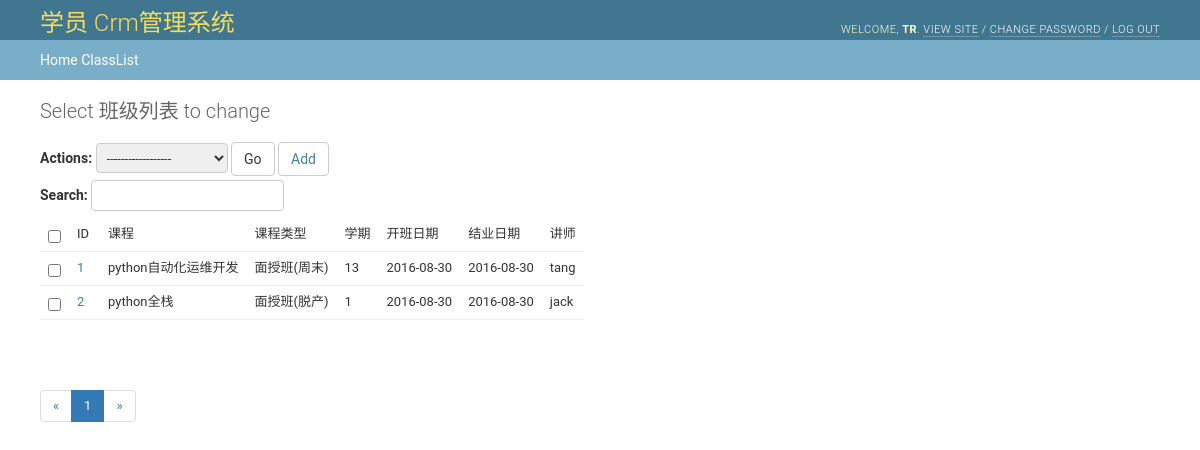
Screenshot of /crm/ClassList/ (signed in) with the database file from the repository.
### crm/models.py (models this page shows, shortened)
class ClassList(models.Model):
    course = models.ForeignKey('Course', verbose_name='课程')
    course_type = models.CharField(u"课程类型", choices=class_type_choices, max_length=32)
    semester = models.IntegerField(u"学期")
    start_date = models.DateField(u"开班日期")
    graduate_date = models.DateField(u"结业日期", blank=True, null=True)
    teachers = models.ManyToManyField(UserProfile, verbose_name=u"讲师")
    class Meta:
        verbose_name = u'班级列表'
        verbose_name_plural = u"班级列表"
        unique_together = ("course", "course_type", "semester")

class Course(models.Model):
    name = models.CharField(u"课程名称", max_length=128, unique=True)
    price = models.IntegerField(u"面授价格")
    online_price = models.IntegerField(u"网络班价格")
    brief = models.TextField(u"课程简介")
    def __str__(self):
        return self.name
    class Meta:
        verbose_name = '课程'
        verbose_name_plural = '课程'

class UserProfile(models.Model):
    user = models.OneToOneField(User)
    name = models.CharField(u"姓名", max_length=32)
    role = models.ForeignKey(Group, verbose_name=u'身份')
    def __str__(self):
        return self.name
    class Meta:
        verbose_name = '用户'
        verbose_name_plural = '用户'
        permissions = (('view_customer_list', u"可以查看客户列表"),
                       ('view_customer_info', u"可以查看客户详情"),
                       ('edit_customer_info', u"可以修改客户信息"),
                       ('view_new_customer', u"可以查看新客户信息"),
                       ('add_new_customer', u"可以添加新客户信息"),
                       ('del_customer_info', u'可以删除用户信息'),
                       )

### crm/permissions.py (the view)
    def wrapper(*args, **kwargs):
        print('---start check perm---')
        if perm_check(*args, **kwargs) is not True:
            return render(args[0], 'crm/403.html')
        return func(*args, **kwargs)

### crm/permissions.py (called while the page is built)
def check_permission(func):
    def wrapper(*args, **kwargs):
        print('---start check perm---')
        if perm_check(*args, **kwargs) is not True:
            return render(args[0], 'crm/403.html')
        return func(*args, **kwargs)
    return wrapper

### crm/views.py (called while the page is built)
def get_model(model_name):
    if hasattr(models, model_name):
        model_obj = getattr(models, model_name)  # 获取model_obj
        return model_obj

### templates/crm/show_field_info/field_dis_model.html (shortened to what this page needs)
{% extends 'base.html' %}
{% load field_handle %}
{% block context %}
    <div class="breadcrumbs">
        <a href="/crm">Home</a>
        <a  href="/crm/{{ table_name }}/"> {{ table_name }}</a>
    </div>
    <div id="content" class="flex">
        <h1>Select {{ class_verbose_name }} to change</h1>
        <div id="content-main">
            <div class="module" id="changelist">
                <form id="changelist-form" method="get">
                    <div class="actions">
                        <label>Actions:
                            <select name="action">
                                <option value="-------" selected="selected">------------------</option>
                            </select>
                        </label>
                        <button type="button" class="btn btn-default select_options" title="Run the selected action" name="index" value="0">
                            Go
                        </button>
                        <a class="btn btn-default"  href="/crm/{{ table_name }}/add">Add</a>
                        <label>Search:
                            <input class="AutoSearch" type="text">
                        </label>
                    </div>
                    <table id="result_list">
                        <thead>
                        <tr>
                            <td>
                                <input type="checkbox" class="all_selected">
                            </td>
                            {% for i in field_verbose_name %}
                                <td>
                                    {{ i }}
                                </td>
                            {% endfor %}
                        </tr>
                        </thead>
                        <tbody>
                        {% for model in model_obj %}
                            <tr>
                                <td>
                                    <input  type="checkbox" />
                                </td>
                                {% render_data model field_names %}
                            </tr>
                        {% endfor %}
                        </tbody>
                    </table>
                </form>
            </div>
            <div class="pagination">
                <nav>
                    <ul class="pagination">
                        {% get_page model_obj.number model_obj.paginator.num_pages %}
                    </ul>
                </nav>
            </div>
        </div>
    </div>
{% endblock %}

### templates/base.html (shortened to what this page needs)
<!DOCTYPE html>
<html lang="en">
<head>
    <link rel="stylesheet" type="text/css" href="/static/crm/css/bootstrap.min.css">
    <link rel="stylesheet" type="text/css" href="/static/crm/css/base.css">
    <link rel="stylesheet" type="text/css" href="/static/crm/css/dashboard.css">
</head>
<body class=" dashboard">
<div id="header">
        <div id="branding">
<h1 id="site-name"><a href="/crm">学员 Crm管理系统</a></h1>
        </div>
        <div id="user-tools">
                Welcome,
                <strong>{{ user }}</strong>.
                    <a href="/crm">View site</a> /
                <a href="">Change password</a> /
                <a href="/crm/logout">Log out</a>
        </div>
    </div>
{% block context %}
{% endblock %}
</body>
</html>

### static/crm/css/base.css (style rules this page uses)
body { margin: 0; padding: 0; font-size: 14px; font-family: "Roboto","Lucida Grande","DejaVu Sans","Bitstream Vera Sans",Verdana,Arial,sans-serif; color: #333; background: #fff; }
a:link, a:visited { color: #447e9b; text-decoration: none; }
p, ol, ul, dl { margin: .2em 0 .8em 0; }
h1,h2,h3,h4,h5 { font-weight: bold; }
h1 { margin: 0 0 20px; font-weight: 300; font-size: 20px; color: #666; }
ul li { list-style-type: square; padding: 1px 0; }
li, dt, dd { font-size: 13px; line-height: 20px; }
form { margin: 0; padding: 0; }
table { border-collapse: collapse; border-color: #ccc; }
td, th { font-size: 13px; line-height: 16px; border-bottom: 1px solid #eee; vertical-align: top; padding: 8px; font-family: "Roboto", "Lucida Grande", Verdana, Arial, sans-serif; }
input, textarea, select, .form-row p, form .button { margin: 2px 0; padding: 2px 3px; vertical-align: middle; font-family: "Roboto", "Lucida Grande", Verdana, Arial, sans-serif; font-weight: normal; font-size: 13px; }
input[type=text], input[type=password], input[type=email], input[type=url], input[type=number], textarea, select, .vTextField { border: 1px solid #ccc; border-radius: 4px; padding: 5px 6px; margin-top: 0; }
select { height: 30px; }
.module { border: none; margin-bottom: 30px; background: #fff; }
.module table { border-collapse: collapse; }
div.breadcrumbs { background: #79aec8; padding: 10px 40px; border: none; font-size: 14px; color: #c4dce8; text-align: left; }
div.breadcrumbs a { color: #fff; }
#content { padding: 20px 40px; }
.dashboard #content { width: 600px; }
#content-main { float: left; width: 100%; }
#header { width: auto; height: 40px; padding: 10px 40px; background: #417690; line-height: 40px; color: #ffc; overflow: hidden; }
#header a:link, #header a:visited { color: #fff; }
#branding { float: left; }
#branding h1 { padding: 0; margin: 0 20px 0 0; font-weight: 300; font-size: 24px; color: #f5dd5d; }
#branding h1, #branding h1 a:link, #branding h1 a:visited { color: #f5dd5d; }
#user-tools { float: right; padding: 0; margin: 0 0 0 20px; font-weight: 300; font-size: 11px; letter-spacing: 0.5px; text-transform: uppercase; text-align: right; }
#user-tools a { border-bottom: 1px solid rgba(255, 255, 255, 0.25); }

### static/crm/css/dashboard.css (style rules this page uses)
.dashboard .module table td { white-space: nowrap; }
.dashboard .module table td a { display: block; padding-right: .6em; }

### rows the page displays
ClassList: id+course+course_type "1 python自动化运维开发 面授班(周末) 13 2016-08-30 2016-08-30 tang"
ClassList: id+course+course_type "2 python全栈 面授班(脱产) 1 2016-08-30 2016-08-30 jack"

### other values shown
{{ user }} "TR"
{{ table_name }} "ClassList"
{{ class_verbose_name }} "班级列表"
{{ i }} "ID" "课程" "课程类型" "学期" "开班日期" "结业日期" "讲师"
